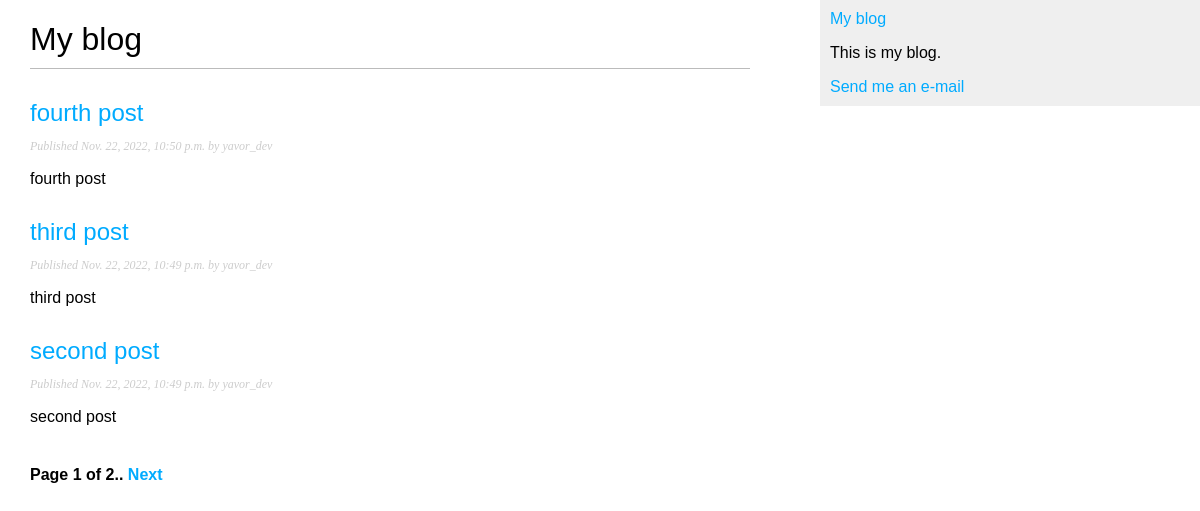
Screenshot of /blog/ with the database file from the repository.
### blog/models.py (models this page shows, shortened)
class Post(models.Model):
	STATUS_CHOICES = (
		('draft', 'Draft'),
		('published', 'Published'),
	)
	title = models.CharField(max_length=250)
	slug = models.SlugField(max_length=250, unique_for_date='publish')
	author = models.ForeignKey(User, on_delete=models.CASCADE, related_name='blog_posts')
	body = models.TextField()
	publish = models.DateTimeField(default=timezone.now)
	created = models.DateTimeField(auto_now_add=True)
	updated = models.DateTimeField(auto_now=True)
	status = models.CharField(max_length=10, choices=STATUS_CHOICES, default='draft')
	objects = models.Manager() # The default manager
	published = PublishedManager() # Our custom manager
	class Meta:
		ordering = ('-publish',)
	def get_absolute_url(self):
		return reverse('blog:post_detail', args=[self.publish.year, self.publish.month, self.publish.day, self.slug])

### blog/views.py (the view)
# urls.py: path('', views.PostListView.as_view(), name='post_list'),
class PostListView(ListView):
	queryset = Post.published.all()
	context_object_name = 'posts'
	paginate_by = 3
	template_name = 'blog/post/list.html'

### blog/templates/blog/post/list.html (shortened to what this page needs)
{% extends "blog/base.html" %}
{% block content %}
	<h1>My blog</h1>
	{% for post in posts %}
	<h2>
		<a href="{{ post.get_absolute_url }}">
			{{ post.title }}
		</a>
	</h2>
	<p class="date">
		Published {{ post.publish }} by {{ post.author }}
	</p>
	{{ post.body|truncatewords:30|linebreaks }}
	{% endfor %}
	{% include "pagination.html" with page=page_obj %}
{% endblock %}

### blog/static/css/blog.css (style rules this page uses)
body { margin:0; padding:0; font-family:helvetica, sans-serif; }
a { color:#00abff; text-decoration:none; }
h1 { font-weight:normal; border-bottom:1px solid #bbb; padding:0 0 10px 0; }
h2 { font-weight:normal; margin:30px 0 0; }
p.date { color:#ccc; font-family: georgia, serif; font-size: 12px; font-style: italic; }

### rows the page displays
Post: title "fourth post", publish "Nov. 22, 2022, 10:50 p.m.", author "yavor_dev", body "fourth post"
Post: title "third post", publish "Nov. 22, 2022, 10:49 p.m.", author "yavor_dev", body "third post"
Post: title "second post", publish "Nov. 22, 2022, 10:49 p.m.", author "yavor_dev", body "second post"

### other values shown
{{ page.number }} "1"
{{ page.paginator.num_pages }} "2"
